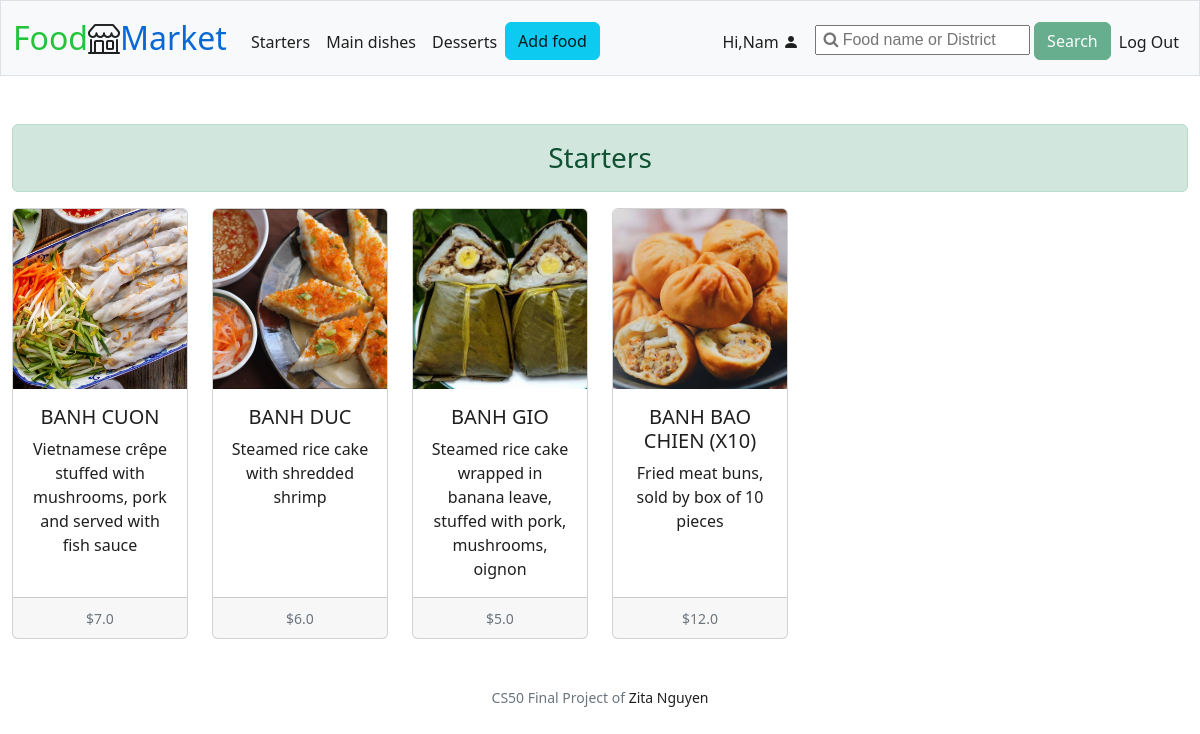
/starters (signed in), run on the app's committed database.
### tables this page shows
CREATE TABLE food (
id INTEGER PRIMARY KEY AUTOINCREMENT, 
category TEXT NOT NULL,
name TEXT NOT NULL,
photo BLOB NOT NULL,
description TEXT NOT NULL,
price REAL NOT NULL,
date DATETIME NOT NULL,
user_id INTEGER NOT NULL,
FOREIGN KEY (user_id) REFERENCES users (id)
);

### app.py (the view)
@app.route("/starters", methods=["GET"])
@login_required
def starters():
    starters = query_get_starters()
    return render_template("starters.html", starters=starters)

### app.py (called while the page is built)
@app.after_request
def after_request(response):
    response.headers["Cache-Control"] = "no-cache, no-store, must-revalidate"
    response.headers["Expires"] = 0
    response.headers["Pragma"] = "no-cache"
    return response

### helpers.py (called while the page is built)
def login_required(f):
    @wraps(f)
    def decorated_function(*args, **kwargs):
        if session.get("user_id") is None:
            return redirect("/login")
        return f(*args, **kwargs)
    return decorated_function

### queries.py (called while the page is built)
def query_get_starters():
    conn = sqlite3.connect("market.db")
    c = conn.cursor()
    c.execute("SELECT * FROM food WHERE category='Starter' ")
    starters = c.fetchall()
    conn.close()
    return starters

### templates/starters.html (shortened to what this page needs)
{% extends "layout.html" %}
{% block main %}
<div class="alert alert-success text-center h3" role="alert">
  Starters
</div>
<div class="row row-cols-1 row-cols-lg-6 row-cols-md-3 g-4 text-center">
  {% if not starters %}
    <div class="col">
      <div class="card h-100">
        <img class="card-img-top" src="{{url_for('static', filename='photos/no_food.jpeg')}}" alt="No product">
        <div class="card-body">
          <p class="card-text">No starter.</p>
        </div>
      </div>
    </div>
  {% else %}
    {% for starter in starters %}
      <div class="col">
        <a href="/product/{{ starter[0] }}">
          <div class="card h-100">
            <img src="{{url_for('static', filename='photos/' + starter[3])}}" class="card-img-top" alt="{{ starter[2] }}">
            <div class="card-body">
              <h5 class="card-title">{{ starter[2] }}</h5>
              <p class="card-text">{{ starter[4] }}</p>
            </div>
            <div class="card-footer">
              <small class="text-muted">${{ starter[5] }}</small>
            </div>
          </div>
        </a>
      </div>
    {% endfor %}
  {% endif %}
</div>
{% endblock %}

### static/styles.css (style rules this page uses)
a:link, a:visited { text-decoration: none; color: rgba(7, 7, 7, 0.9); }
.card-img-top { width: 100%; height: 15vw; object-fit: cover; }
.card-title { text-transform: uppercase; }

### data on the page
food: photo (picture), name "BANH CUON", description "Vietnamese crêpe stuffed with mushrooms, pork and served with fish sauce", price "7.0"
food: photo (picture), name "BANH DUC", description "Steamed rice cake with shredded shrimp", price "6.0"
food: photo (picture), name "BANH GIO", description "Steamed rice cake wrapped in banana leave, stuffed with pork, mushrooms, oignon", price "5.0"
food: photo (picture), name "BANH BAO CHIEN (X10)", description "Fried meat buns, sold by box of 10 pieces", price "12.0"

### other printed values
{{ session["user_name"].capitalize() }} "Nam"
